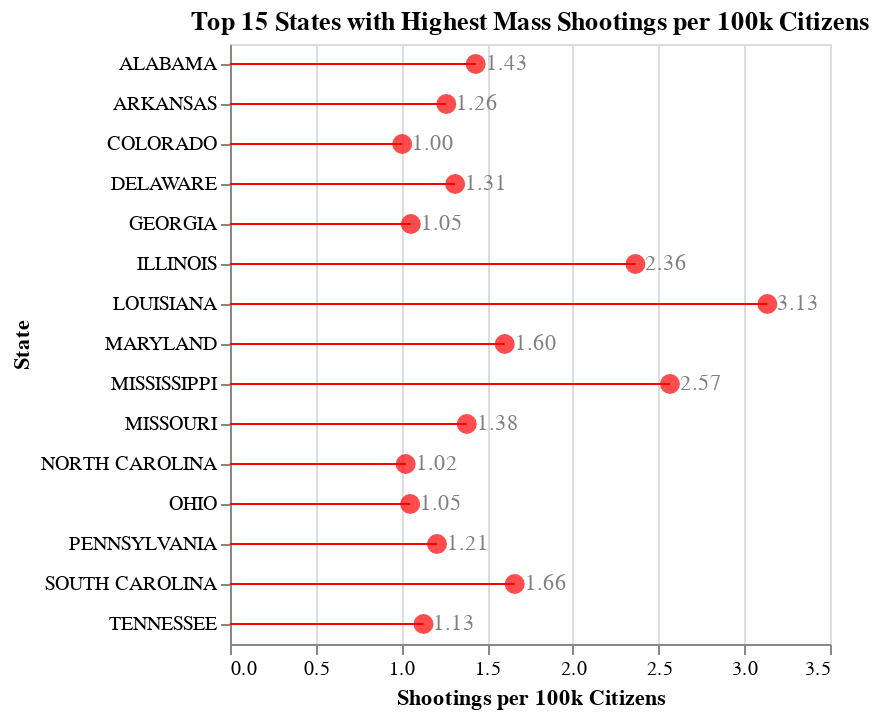

This figure's notebook cell:
### Code cell
# Extracting the 15 top states with more shootings per 100k citizen:
top_15_states = info_states.sort_values('Shootings per 100k Citizens', ascending=False).head(15)

# Creating the Lollipop Chart:
lollipop_chart_states = alt.Chart(top_15_states).mark_rule().encode(
    alt.X('Shootings per 100k Citizens:Q',
          title='Shootings per 100k Citizens',
    ),
    alt.Y('State:N', title='State', sort='-x'),
    color=alt.value('red')
).properties(
    title="Top 15 States with Highest Mass Shootings per 100k Citizens"
)


lollipop_circles = alt.Chart(top_15_states).mark_circle(size=100).encode(
    alt.X('Shootings per 100k Citizens:Q'),
    alt.Y('State:N'),
    color=alt.value('red')
)

# Adding Text Labels:
text = lollipop_chart_states.mark_text(
    align='left',
    baseline='middle',
    dx=5
).encode(
    text=alt.Text('Shootings per 100k Citizens:Q', format='.2f'),
    color=alt.value('grey')
)


Q1 = lollipop_chart_states + lollipop_circles + text
Q1

### Figure 1 — Vega-Lite specification as saved in the notebook (floating-point values rounded to 4 significant figures)
{"config": {"view": {"continuousWidth": 300, "continuousHeight": 300}}, "layer": [{"mark": {"type": "rule"}, "encoding": {"color": {"value": "red"}, "x": {"field": "Shootings per 100k Citizens", "title": "Shootings per 100k Citizens", "type": "quantitative"}, "y": {"field": "State", "sort": "-x", "title": "State", "type": "nominal"}}, "title": "Top 15 States with Highest Mass Shootings per 100k Citizens"}, {"mark": {"type": "circle", "size": 100}, "encoding": {"color": {"value": "red"}, "x": {"field": "Shootings per 100k Citizens", "type": "quantitative"}, "y": {"field": "State", "type": "nominal"}}}, {"mark": {"type": "text", "align": "left", "baseline": "middle", "dx": 5}, "encoding": {"color": {"value": "grey"}, "text": {"field": "Shootings per 100k Citizens", "format": ".2f", "type": "quantitative"}, "x": {"field": "Shootings per 100k Citizens", "title": "Shootings per 100k Citizens", "type": "quantitative"}, "y": {"field": "State", "sort": "-x", "title": "State", "type": "nominal"}}, "title": "Top 15 States with Highest Mass Shootings per 100k Citizens"}], "data": {"name": "data-9c803891d5eaaacfd8c8b17c40a5fbe7"}, "$schema": "https://vega.github.io/schema/vega-lite/v5.20.1.json", "datasets": {"data-9c803891d5eaaacfd8c8b17c40a5fbe7": [{"State": "LOUISIANA", "id": 22, "Population per State": 4657757, "Shootings Per State": 146, "Shootings per 100k Citizens": 3.135, "Latitude": 30.68, "Longitude": -91.32}, {"State": "MISSISSIPPI", "id": 28, "Population per State": 2961279, "Shootings Per State": 76, "Shootings per 100k Citizens": 2.566, "Latitude": 32.66, "Longitude": -90.0}, {"State": "ILLINOIS", "id": 17, "Population per State": 12812508, "Shootings Per State": 303, "Shootings per 100k Citizens": 2.365, "Latitude": 41.75, "Longitude": -87.78}, {"State": "SOUTH CAROLINA", "id": 45, "Population per State": 5118425, "Shootings Per State": 85, "Shootings per 100k Citizens": 1.661, "Latitude": 33.91, "Longitude": -80.63}, {"State": "MARYLAND", "id": 24, "Population per State": 6177224, "Shootings Per State": 99, "Shootings per 100k Citizens": 1.603, "Latitude": 39.24, "Longitude": -76.65}, {"State": "ALABAMA", "id": 1, "Population per State": 5024279, "Shootings Per State": 72, "Shootings per 100k Citizens": 1.433, "Latitude": 32.47, "Longitude": -86.73}, {"State": "MISSOURI", "id": 29, "Population per State": 6154913, "Shootings Per State": 85, "Shootings per 100k Citizens": 1.381, "Latitude": 38.62, "Longitude": -90.99}, {"State": "DELAWARE", "id": 10, "Population per State": 989948, "Shootings Per State": 13, "Shootings per 100k Citizens": 1.313, "Latitude": 39.53, "Longitude": -75.54}, {"State": "ARKANSAS", "id": 5, "Population per State": 3011524, "Shootings Per State": 38, "Shootings per 100k Citizens": 1.262, "Latitude": 34.69, "Longitude": -92.22}, {"State": "PENNSYLVANIA", "id": 42, "Population per State": 13002700, "Shootings Per State": 157, "Shootings per 100k Citizens": 1.207, "Latitude": 40.03, "Longitude": -75.51}, {"State": "TENNESSEE", "id": 47, "Population per State": 6910840, "Shootings Per State": 78, "Shootings per 100k Citizens": 1.129, "Latitude": 35.5, "Longitude": -88.77}, {"State": "GEORGIA", "id": 13, "Population per State": 10711908, "Shootings Per State": 113, "Shootings per 100k Citizens": 1.055, "Latitude": 33.4, "Longitude": -84.07}, {"State": "OHIO", "id": 39, "Population per State": 11799448, "Shootings Per State": 124, "Shootings per 100k Citizens": 1.051, "Latitude": 40.53, "Longitude": -83.05}, {"State": "NORTH CAROLINA", "id": 37, "Population per State": 10439388, "Shootings Per State": 107, "Shootings per 100k Citizens": 1.025, "Latitude": 35.72, "Longitude": -79.43}, {"State": "COLORADO", "id": 8, "Population per State": 5773714, "Shootings Per State": 58, "Shootings per 100k Citizens": 1.005, "Latitude": 39.64, "Longitude": -105.3}]}}
